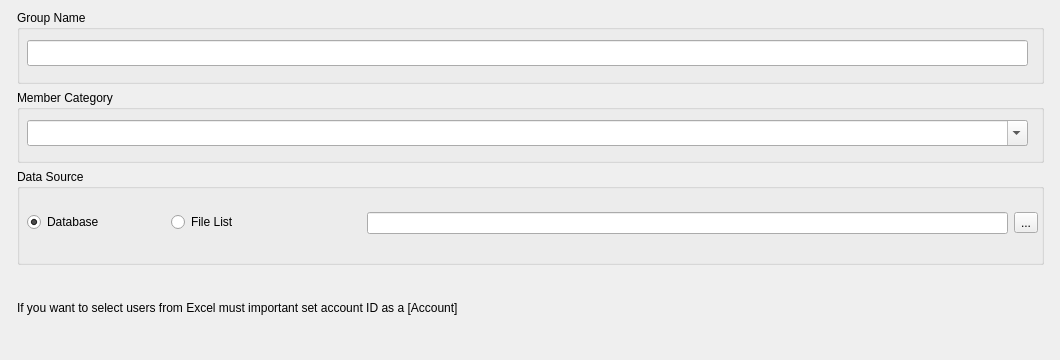
   <widget class="QWidget" name="tab_tg_4">
    <attribute name="title">
     <string>Add Member to Chanel</string>
    </attribute>
    <widget class="QWidget" name="layoutWidget">
     <property name="geometry">
      <rect>
       <x>10</x>
       <y>10</y>
       <width>1041</width>
       <height>341</height>
      </rect>
     </property>
     <layout class="QVBoxLayout" name="verticalLayout_24">
      <property name="leftMargin">
       <number>7</number>
      </property>
      <property name="rightMargin">
       <number>7</number>
      </property>
      <property name="bottomMargin">
       <number>6</number>
      </property>
      <item>
       <widget class="QGroupBox" name="groupBox_19">
        <property name="title">
         <string>Group Name</string>
        </property>
        <widget class="QLineEdit" name="txtGroupName4">
         <property name="geometry">
          <rect>
           <x>10</x>
           <y>30</y>
           <width>1001</width>
           <height>26</height>
          </rect>
         </property>
         <property name="clearButtonEnabled">
          <bool>true</bool>
         </property>
        </widget>
       </widget>
      </item>
      <item>
       <widget class="QGroupBox" name="groupBox_20">
        <property name="title">
         <string>Member Category</string>
        </property>
        <widget class="QComboBox" name="cmdMemCategory4">
         <property name="geometry">
          <rect>
           <x>10</x>
           <y>30</y>
           <width>1001</width>
           <height>26</height>
          </rect>
         </property>
         <property name="sizePolicy">
          <sizepolicy hsizetype="Expanding" vsizetype="Fixed">
           <horstretch>0</horstretch>
           <verstretch>0</verstretch>
          </sizepolicy>
         </property>
         <property name="editable">
          <bool>true</bool>
         </property>
        </widget>
       </widget>
      </item>
      <item>
       <widget class="QGroupBox" name="groupBox_16">
        <property name="minimumSize">
         <size>
          <width>0</width>
          <height>96</height>
         </size>
        </property>
        <property name="title">
         <string>Data Source</string>
        </property>
        <widget class="QWidget" name="layoutWidget">
         <property name="geometry">
          <rect>
           <x>10</x>
           <y>40</y>
           <width>281</width>
           <height>26</height>
          </rect>
         </property>
         <layout class="QHBoxLayout" name="horizontalLayout_35">
          <item>
           <widget class="QRadioButton" name="radDatabase4">
            <property name="sizePolicy">
             <sizepolicy hsizetype="Expanding" vsizetype="Fixed">
              <horstretch>0</horstretch>
              <verstretch>0</verstretch>
             </sizepolicy>
            </property>
            <property name="text">
             <string>Database</string>
            </property>
            <property name="checked">
             <bool>true</bool>
            </property>
           </widget>
          </item>
          <item>
           <widget class="QRadioButton" name="radFileList4">
            <property name="sizePolicy">
             <sizepolicy hsizetype="Expanding" vsizetype="Fixed">
              <horstretch>0</horstretch>
              <verstretch>0</verstretch>
             </sizepolicy>
            </property>
            <property name="text">
             <string>File List</string>
            </property>
           </widget>
          </item>
         </layout>
        </widget>
        <widget class="QFrame" name="frmFileList4">
         <property name="geometry">
          <rect>
           <x>340</x>
           <y>30</y>
           <width>691</width>
           <height>51</height>
          </rect>
         </property>
         <property name="frameShape">
          <enum>QFrame::Shape::NoFrame</enum>
         </property>
         <widget class="QWidget" name="layoutWidget">
          <property name="geometry">
           <rect>
            <x>10</x>
            <y>10</y>
            <width>671</width>
            <height>28</height>
           </rect>
          </property>
          <layout class="QHBoxLayout" name="horizontalLayout_34">
           <item>
            <widget class="QLineEdit" name="lineEdit_7">
             <property name="clearButtonEnabled">
              <bool>true</bool>
             </property>
            </widget>
           </item>
           <item>
            <widget class="QToolButton" name="toolButton_5">
             <property name="text">
              <string>...</string>
             </property>
             <property name="icon">
              <iconset theme="QIcon::ThemeIcon::DocumentNew"/>
             </property>
            </widget>
           </item>
          </layout>
         </widget>
        </widget>
       </widget>
      </item>
      <item>
       <widget class="QLabel" name="label_12">
        <property name="text">
         <string>If you want to select users from Excel must important set account ID as a [Account] </string>
        </property>
       </widget>
      </item>
     </layout>
    </widget>
   </widget>
